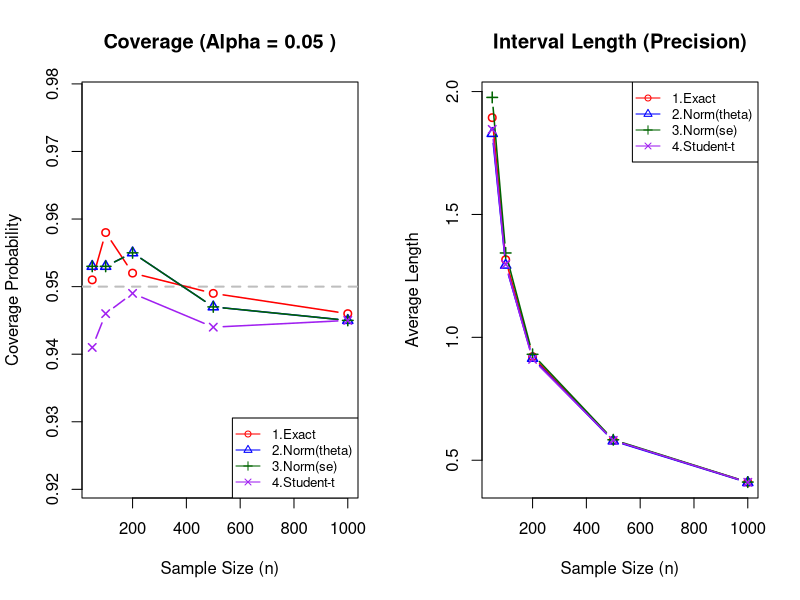

Write the R code that produced this figure.
## ---- chunk 1
team_id <- 33
set.seed(team_id)
sample_sizes <- c(50, 100, 200, 500, 1000)
alphas <- c(0.1, 0.05, 0.01)
num_repetitions <- c(100, 500, 1000)
theta <- team_id / 10
lambda <- 1 / theta

## ---- chunk 2

results <- data.frame()

for (n in num_repetitions){
  for (size in sample_sizes){
    # Creating sample
    data <- matrix(rexp(size * n, rate = lambda), nrow = size, ncol = n)
    x_bar <- colMeans(data)
    s <- apply(data, 2, sd)
    for (alpha in alphas) {
    z_crit <- qnorm(1 - alpha / 2)
    t_crit <- qt(1 - alpha / 2, df = size - 1)
    chi_lower <- qchisq(alpha / 2, df = 2 * size)
    chi_upper <- qchisq(1 - alpha / 2, df = 2 * size)
    # Method 1
    m1_lower <- (2 * size * x_bar) / chi_upper
    m1_upper <- (2 * size * x_bar) / chi_lower
    # Method 2
    se_true <- theta / sqrt(size)
    m2_lower <- x_bar - z_crit * se_true
    m2_upper <- x_bar + z_crit * se_true
    # Method 3
    denom_plus <- 1 + (z_crit / sqrt(size))
    denom_minus <- 1 - (z_crit / sqrt(size))
    m3_lower <- x_bar / denom_plus
    m3_upper <- x_bar / denom_minus
    se_est <- s / sqrt(size)
    # Method 4
    m4_lower <- x_bar - t_crit * se_est
    m4_upper <- x_bar + t_crit * se_est
    # Calculating the results
    cov1 <- mean(m1_lower <= theta & theta <= m1_upper)
    cov2 <- mean(m2_lower <= theta & theta <= m2_upper)
    cov3 <- mean(m3_lower <= theta & theta <= m3_upper)
    cov4 <- mean(m4_lower <= theta & theta <= m4_upper)
    len1 <- mean(m1_upper - m1_lower)
    len2 <- mean(m2_upper - m2_lower)
    len3 <- mean(m3_upper - m3_lower)
    len4 <- mean(m4_upper - m4_lower)
    results <- rbind(results, data.frame(
        Reps_m = n,
        Size_n = size,
        Alpha = alpha,
        Method = c("1.Exact", "2.Norm(theta)", "3.Norm(se)", "4.Student-t"),
        Coverage = c(cov1, cov2, cov3, cov4),
        AvgLength = c(len1, len2, len3, len4)
      ))
    }
  }
}
results_sorted <- results[order(results$Method, results$Size_n, results$Reps_m), ]

print(format(results_sorted, digits = 4))
## ---- chunk 3
precision_data <- results[, c("Reps_m", "Size_n", "Alpha", "Method", "AvgLength")]
stats <- reshape(precision_data, 
                          idvar = c("Reps_m", "Size_n", "Alpha"), 
                          timevar = "Method", 
                          direction = "wide")

colnames(stats) <- gsub("AvgLength.", "", colnames(stats))

stats <- stats[order(stats$Reps_m, stats$Size_n, stats$Alpha), ]

print(stats, row.names = FALSE)
## ---- chunk 4
coverage_data <- results[, c("Reps_m", "Size_n", "Alpha", "Method", "Coverage")]

cov <- reshape(coverage_data, 
                        idvar = c("Reps_m", "Size_n", "Alpha"), 
                        timevar = "Method", 
                        direction = "wide")

colnames(cov) <- gsub("Coverage.", "", colnames(cov))

cov$Target <- 1 - cov$Alpha

cols <- c("Reps_m", "Size_n", "Alpha", "Target", setdiff(names(cov), c("Reps_m", "Size_n", "Alpha", "Target")))
cov <- cov[, cols]

cov <- cov[order(cov$Reps_m, cov$Size_n, cov$Alpha), ]

print(cov, row.names = FALSE)
## ---- chunk 5
plot_reps <- max(num_repetitions)
plot_alpha <- 0.05
plot_data <- subset(results, Reps_m == plot_reps & Alpha == plot_alpha)

methods <- unique(plot_data$Method)
colors <- c("red", "blue", "darkgreen", "purple")
pch_types <- 1:4

par(mfrow = c(1, 2)) 

y_min <- min(plot_data$Coverage, 1 - plot_alpha) - 0.02
y_max <- max(plot_data$Coverage, 1 - plot_alpha) + 0.02

plot(range(sample_sizes), c(y_min, y_max), type = "n",
     xlab = "Sample Size (n)", ylab = "Coverage Probability",
     main = paste("Coverage (Alpha =", plot_alpha, ")"))

abline(h = 1 - plot_alpha, col = "gray", lty = 2, lwd = 2)

for(i in 1:length(methods)){
  sub_d <- subset(plot_data, Method == methods[i])
  sub_d <- sub_d[order(sub_d$Size_n), ]
  lines(sub_d$Size_n, sub_d$Coverage, col = colors[i], type = "b", pch = pch_types[i], lwd = 1.5)
}

legend("bottomright", legend = methods, col = colors, pch = pch_types, lty = 1, cex = 0.8, bg = "white")

y_rng <- range(plot_data$AvgLength, na.rm = TRUE)

plot(range(sample_sizes), y_rng, type = "n",
     xlab = "Sample Size (n)", ylab = "Average Length",
     main = "Interval Length (Precision)")

for(i in 1:length(methods)){
  sub_d <- subset(plot_data, Method == methods[i])
  sub_d <- sub_d[order(sub_d$Size_n), ]
  lines(sub_d$Size_n, sub_d$AvgLength, col = colors[i], type = "b", pch = pch_types[i], lwd = 1.5)
}

legend("topright", legend = methods, col = colors, pch = pch_types, lty = 1, cex = 0.8, bg = "white")

